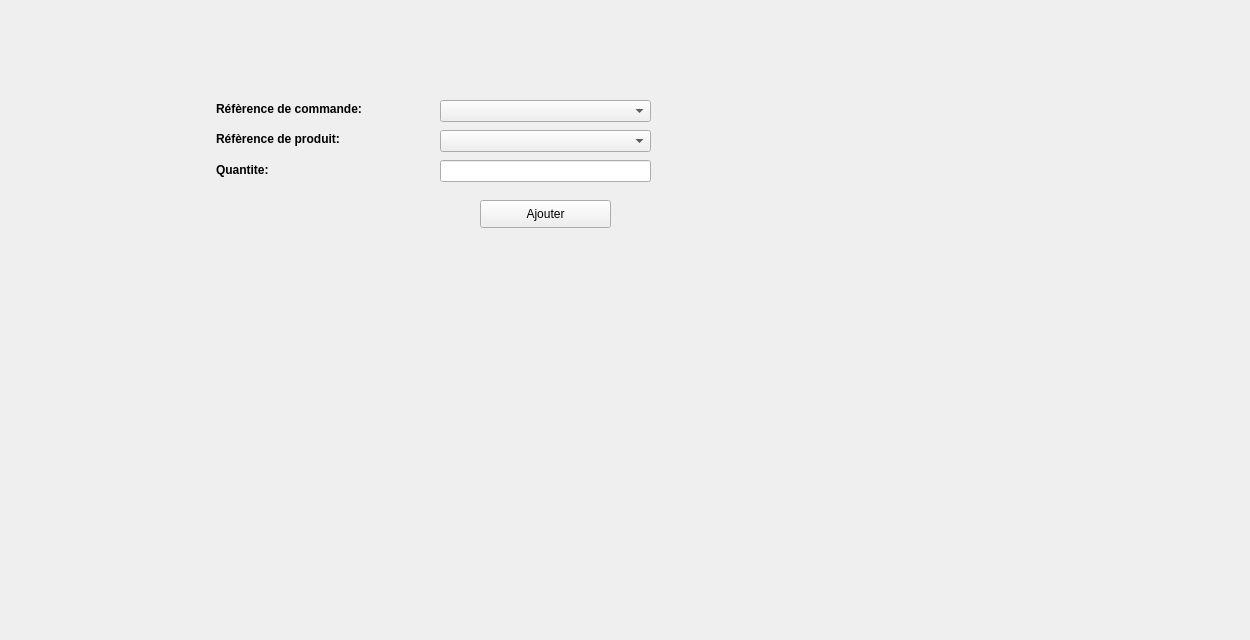
      <widget class="QWidget" name="tab_18">
       <attribute name="title">
        <string>Ajouter un produit dans une commande</string>
       </attribute>
       <widget class="QLabel" name="background2_3">
        <property name="geometry">
         <rect>
          <x>-206</x>
          <y>-35</y>
          <width>1241</width>
          <height>631</height>
         </rect>
        </property>
        <property name="text">
         <string/>
        </property>
       </widget>
       <widget class="QPushButton" name="ajouter_3">
        <property name="geometry">
         <rect>
          <x>480</x>
          <y>200</y>
          <width>131</width>
          <height>28</height>
         </rect>
        </property>
        <property name="text">
         <string>Ajouter</string>
        </property>
       </widget>
       <widget class="QLabel" name="reference_3">
        <property name="geometry">
         <rect>
          <x>216</x>
          <y>130</y>
          <width>162</width>
          <height>18</height>
         </rect>
        </property>
        <property name="font">
         <font>
          <pointsize>9</pointsize>
          <weight>75</weight>
          <bold>true</bold>
          <underline>false</underline>
         </font>
        </property>
        <property name="text">
         <string>Réfèrence de produit:</string>
        </property>
       </widget>
       <widget class="QLabel" name="nom_5">
        <property name="geometry">
         <rect>
          <x>216</x>
          <y>100</y>
          <width>187</width>
          <height>18</height>
         </rect>
        </property>
        <property name="font">
         <font>
          <pointsize>9</pointsize>
          <weight>75</weight>
          <bold>true</bold>
          <underline>false</underline>
         </font>
        </property>
        <property name="text">
         <string>Réfèrence de commande:</string>
        </property>
       </widget>
       <widget class="QLabel" name="quantite_7">
        <property name="geometry">
         <rect>
          <x>216</x>
          <y>160</y>
          <width>81</width>
          <height>20</height>
         </rect>
        </property>
        <property name="font">
         <font>
          <pointsize>9</pointsize>
          <weight>75</weight>
          <bold>true</bold>
          <underline>false</underline>
         </font>
        </property>
        <property name="text">
         <string>Quantite:</string>
        </property>
       </widget>
       <widget class="QLineEdit" name="quantite_e">
        <property name="geometry">
         <rect>
          <x>440</x>
          <y>160</y>
          <width>211</width>
          <height>22</height>
         </rect>
        </property>
       </widget>
       <widget class="QComboBox" name="comboBox_5">
        <property name="geometry">
         <rect>
          <x>440</x>
          <y>100</y>
          <width>211</width>
          <height>22</height>
         </rect>
        </property>
       </widget>
       <widget class="QComboBox" name="comboBox_6">
        <property name="geometry">
         <rect>
          <x>440</x>
          <y>130</y>
          <width>211</width>
          <height>22</height>
         </rect>
        </property>
       </widget>
      </widget>
